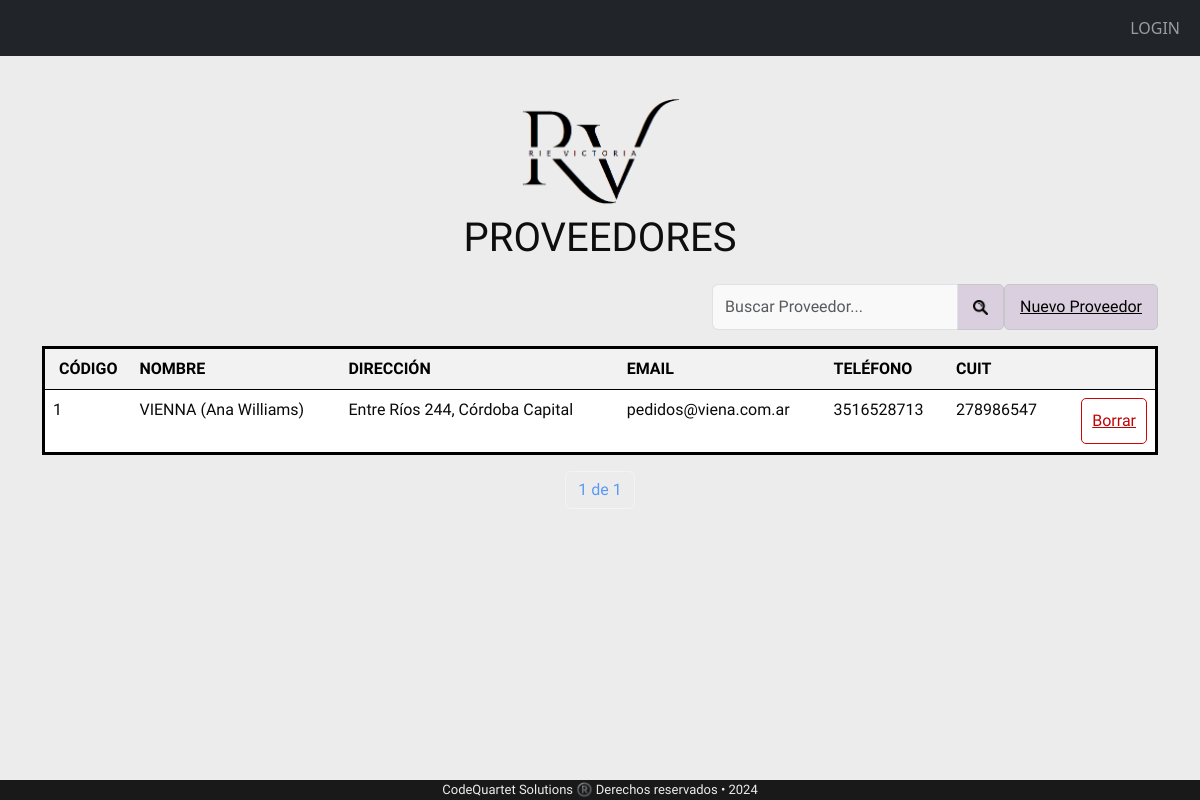
Screenshot of /tablaproveedores/ with the database file from the repository.
### appRieVictoria/models.py (models this page shows, shortened)
class Proveedores(models.Model):
    nombre = models.CharField(max_length=25, help_text="",verbose_name="Nombre")
    direccion = models.CharField(max_length=100, help_text="",verbose_name="Dirección")
    Email = models.EmailField(help_text="")
    cuit = models.PositiveBigIntegerField(help_text="",verbose_name="CUIT")
    telefono = models.PositiveBigIntegerField()
    empleados = models.ManyToManyField("Empleados",related_name='empleados_compran_a_proveedores', through="Compras",verbose_name="Empleado")
    class Meta:
        permissions = [
            ("puede_aprobar", "Puede aprobar el modelo"),
            ("puede_publicar", "Puede publicar el modelo"),
        ]

### appRieVictoria/views.py (the view)
class tablaproveedores(ListView):
    model = Proveedores
    template_name = 'tablaproveedores.html'
    context_object_name = 'Proveedores'
    paginate_by = 8
    def get_queryset(self):
        query = self.request.GET.get('q', '')
        proveedores = Proveedores.objects.filter(nombre__icontains=query)
        return proveedores
    def get_context_data(self, **kwargs):
        context = super().get_context_data(**kwargs)
        query = self.request.GET.get('q', '')
        context['query'] = query
        return context

### proyectoRieVictoria/templates/tablaproveedores.html (shortened to what this page needs)
{% extends "base.html" %}
{% block content %}
<div class= "letra">
<div class="nombreTablas">
    <div class="imagen-centrada">
        <img src="/static/img/RV3.png" alt="Imagen">
    </div>
    <p >PROVEEDORES</p>
</div>
    <div class="row">
        <div class="col d-flex justify-content-end  mb-3">
            <form method="GET">
                <div class="input-group">
                    <input type="text" class="form-control inputApagado " name="q" value="{{ query }}" placeholder="Buscar Proveedor...">
                    <button class="btn-customlupa" class="btn-customlupa:hover"
                     type="submit"><img src="/static/img/search.png"  alt="Lupa de búsqueda" width="15" height="15" ></button>
                </div>
            </form>
        {% if perms.aplicacion.change_proveedores %}
        <a class="btn-customlupa" class="btn-customlupa:hover" href="/proveedores/ProveedoresNuevo{{ p.id}}">Nuevo Proveedor</a></td>
        {% else %}
        <td><a class="btn-customlupa" class="btn-customlupa:hover" >Nuevo Proveedor</a></td></td>
        {% endif %}
    </div>
    </div>
    <table style="border-style: solid; border-color: black;" class="table table-striped">
            <tr>
                <th class="centrado">CÓDIGO</th>
                <th>NOMBRE</th>
                <th>DIRECCIÓN</th>
                <th>EMAIL</th>
                <th>TELÉFONO</th>
                <th>CUIT</th>
                <th></th>
            </tr>
            {% for p in Proveedores %}
                <tr onclick="window.location='/proveedores/ProveedoresModif/{{ p.id }}/'">
                    {% if perms.aplicacion.change_proveedores %}
                    <td class="centrado"><a>{{ p.id }}</a></td>
                    {% else %}
                    <td>{{ p.id }}</td>
                    {% endif %}
                    <td>{{ p.nombre }}</td>
                    <td>{{ p.direccion }}</td>
                    <td>{{ p.Email }}</td>
                    <td>{{ p.telefono }}</td>
                    <td>{{ p.cuit}}</td>
                    <td>
                        <div class="d-flex justify-content-end ">
                            {% if perms.aplicacion.change_proveedores %}
                            <a class="btn-customborr" class="btn-customborr:hover"href="/proveedores/ProveedoresBorrar/{{ p.id}}">Borrar</a>
                            {% else %}
                            <a class="btn-customborr" class="btn-customborr:hover">Borrar</a>
                            {% endif %}
                        </div>
                    </td>
                </tr>
                {% endfor %}
        </table>
        <div class="pagination justify-content-center">
            <span class="current-page btn btn-outline-light disabled text-primary mb-3">
                {{ page_obj.number }} de {{ page_obj.paginator.num_pages }}
            </span>
        </div>
    </div>
{% endblock %}

### proyectoRieVictoria/static/estilos.css (style rules this page uses)
body { background-color: rgb(236, 236, 236); position: relative; }
.nombreTablas { font-family: "Gotu", sans-serif; text-align: center; font-size: 40px; margin-top: 40px; color: rgb(15, 14, 14); }
.centrado { text-align: center; color: rgb(10, 10, 10); }
.inputApagado { background-color: RGBA(255,255,255,0.7); }
.table { color: rgb(10, 10, 10) !important; }
.table td { color: rgb(10, 10, 10) !important; }
.btn-customlupa { font-family: "Gotu", sans-serif; background-color: #dacfdf; color: #000000; border: 10px; border: 1px solid rgb(199, 199, 199); border-radius: 5px; padding: 10px 15px; font-size: 16px; cursor: pointer; transition: background-color 0.3s ease; }
.btn-customborr { font-family: "Gotu", sans-serif; background-color: #ffffff;; color: #c00404; border: 10px; border: 1px solid rgb(207, 4, 4); border-radius: 5px; padding: 10px 10px; font-size: 16px; cursor: pointer; transition: background-color 0.3s ease; }
.imagen-centrada { text-align: center ; }
.imagen-centrada img { width: 15%; display: block; margin: 0 auto; }
.letra { font-family: "Gotu", sans-serif; font-size: 16px; }

### rows the page displays
Proveedores: id "1", nombre "VIENNA (Ana Williams)", direccion "Entre Ríos 244, Córdoba Capital", Email "pedidos@viena.com.ar", telefono "3516528713", cuit "278986547"

### other values shown
{{ page_obj.number }} "1"
{{ page_obj.paginator.num_pages }} "1"
